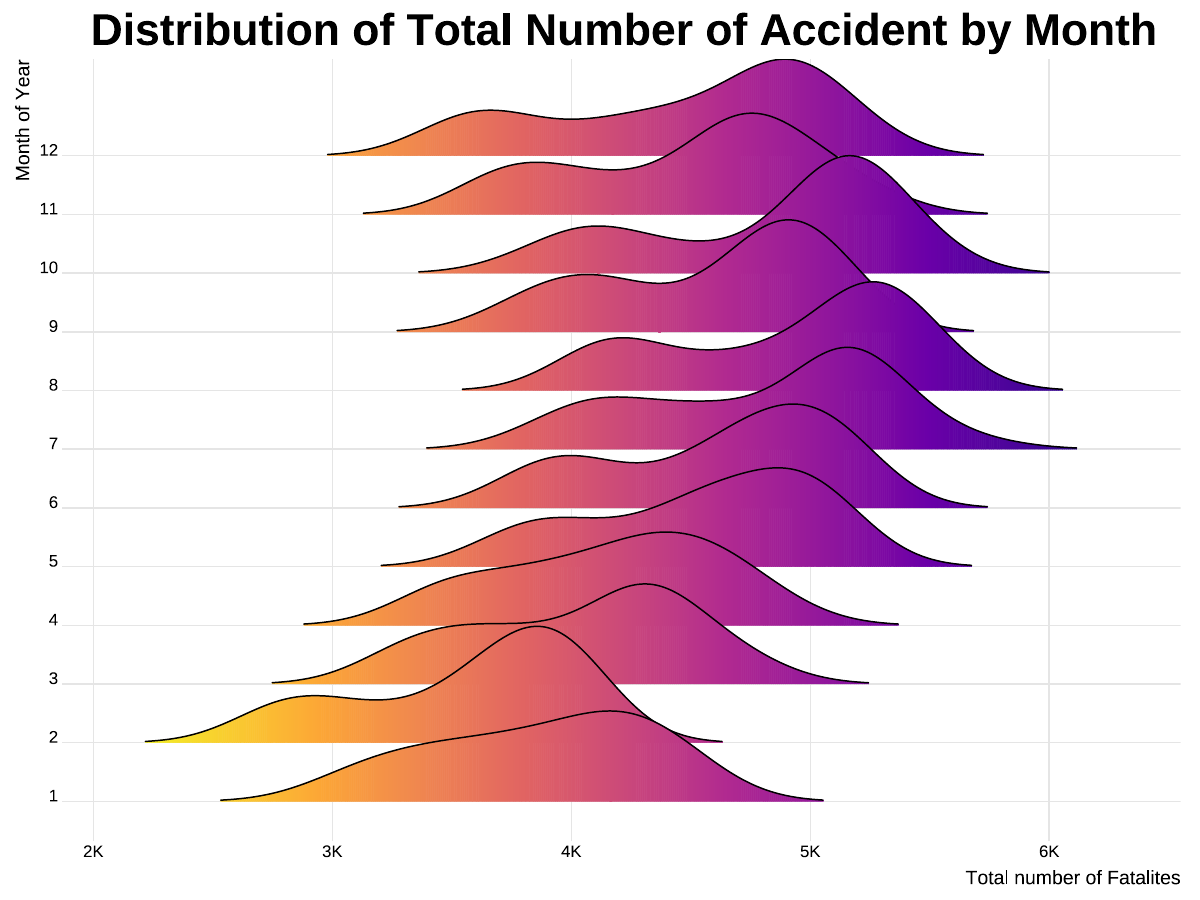

This chart was generated by the following R code:
library(tidyverse)
library(scales)
library(ggstatsplot)
library(dlookr)
daily_accidents_420 <- readr::read_csv('https://raw.githubusercontent.com/rfordatascience/tidytuesday/main/data/2025/2025-04-22/daily_accidents_420.csv')
diagnose(daily_accidents_420)
daily_accidents_420 <- daily_accidents_420 |> 
  drop_na() 
daily_accidents_420 |> 
  ggstatsplot::ggbetweenstats(x = e420, 
                              y = fatalities_count)
df <- daily_accidents_420 |> 
  mutate(month = month(date), 
         year = year(date)) |> 
  group_by(year) |> 
  summarise(total = sum(fatalities_count))
df_month<- daily_accidents_420 |> 
  mutate(month = month(date)) |> 
  group_by(month) |> 
  summarise(total = sum(fatalities_count))

daily_accidents_420 |> 
  ggplot(aes(e420, fatalities_count, fill = e420)) +
  ggrain::geom_rain() +
  labs(title= )
df<- daily_accidents_420 |> 
  mutate(month = month(date),
         year = year(date), 
         year = as.factor(year)) |> 
  group_by(year, month) |> 
  summarise(total = sum(fatalities_count, na.rm = TRUE), .groups = "drop") 
  ggplot(aes(year, total)) +
  ggridges::geom_density_ridges()
  
class(df)
df$month <- as.factor(df$month)
df$total <- as.numeric(df$total)
ggplot(df, aes(month, total, group = month)) +
  geom_boxplot()
  
ggplot(df, aes(total, month, fill = stat(x))) +
  ggridges::geom_density_ridges_gradient(scale = 2, rel_min_height = 0.01) +
  scale_fill_viridis_c(option = "C", direction = -1, name = "Fatalities") +
  scale_x_continuous(labels = label_number(scale_cut = cut_short_scale()))+
  labs(x = "Total number of Fatalites", 
       y = "Month of Year", 
       title = "Distribution of Total Number of Accident by Month") +
  ggridges::theme_ridges() +
  theme(
    plot.title = element_text(size = 32, hjust = .5, face = "bold")
  ) +
  guides(fill = "none")
ggsave("accident.pdf", dpi =360, width = 12, height = 9)  


